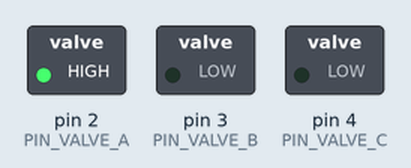
This sketch was run on a simulated Arduino Uno, built with avr-gcc and run on an emulated ATmega328P. On the bench: switched loads named in the sketch (green lamp = pin HIGH). What the sketch prints to the serial monitor is not drawn.

Above: at 0.2 s.
At 0.7 s:
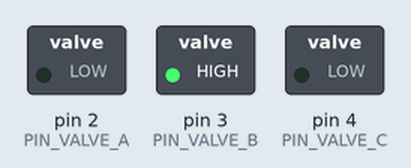
At 2.7 s:
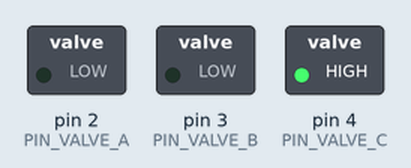
Timing chart, 0 to 3.5 s (numbered marks = the images above):
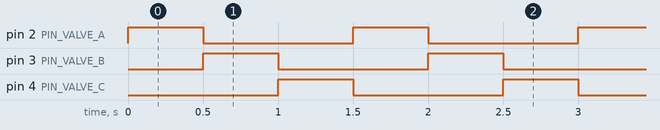

The sketch:

motor_control.ino
```cpp
/*
 * motor_control.ino
 * -----------------
 * Arduino control sketch for a 3-cylinder MRI-compatible
 * pneumatic/hydraulic rotary motor.
 *
 * Operating principle
 * -------------------
 * Three solenoid valves (A, B, C) pressurise the three cylinders in
 * sequence, each offset by 120° of shaft rotation.  Only ONE valve is
 * energised at a time ("A on → B, C off"), giving a clean square-wave
 * commutation.
 *
 * Timing (matches the hand-drawn timing graph)
 * ---------------------------------------------
 *   Full revolution  : 1.5 s
 *   Phase per valve  : 0.5 s  (= 1/3 of cycle)
 *   Sequence         : A → B → C → A → …
 *
 * Non-blocking design
 * -------------------
 * millis() is used instead of delay() so the main loop remains free to
 * read additional inputs (speed potentiometer, direction switch, encoder)
 * without missing a timing event.
 *
 * Hardware wiring
 * ---------------
 *   Digital pin 2  →  Valve A solenoid driver (MOSFET gate / relay coil)
 *   Digital pin 3  →  Valve B solenoid driver
 *   Digital pin 4  →  Valve C solenoid driver
 *
 * Author: Sam Tsang (MRI Actuator Project)
 */

// ---------------------------------------------------------------------------
// Pin definitions
// ---------------------------------------------------------------------------
const int PIN_VALVE_A = 2;
const int PIN_VALVE_B = 3;
const int PIN_VALVE_C = 4;

// ---------------------------------------------------------------------------
// Timing constants
// ---------------------------------------------------------------------------
// Duration each valve stays ON (milliseconds).
// 1500 ms total cycle ÷ 3 phases = 500 ms per phase.
unsigned long PHASE_DURATION_MS = 500UL;

// ---------------------------------------------------------------------------
// State machine
// ---------------------------------------------------------------------------
// The motor cycles through three phases: 0 = A on, 1 = B on, 2 = C on.
uint8_t currentPhase = 0;

// Stores the millis() timestamp when the current phase started.
unsigned long phaseStartTime = 0;

// ---------------------------------------------------------------------------
// Helper: activate exactly one valve, de-energise the other two.
// ---------------------------------------------------------------------------
void setValves(bool a, bool b, bool c) {
  digitalWrite(PIN_VALVE_A, a ? HIGH : LOW);
  digitalWrite(PIN_VALVE_B, b ? HIGH : LOW);
  digitalWrite(PIN_VALVE_C, c ? HIGH : LOW);
}

// ---------------------------------------------------------------------------
// Setup
// ---------------------------------------------------------------------------
void setup() {
  // Configure valve pins as outputs and make sure all valves start closed.
  pinMode(PIN_VALVE_A, OUTPUT);
  pinMode(PIN_VALVE_B, OUTPUT);
  pinMode(PIN_VALVE_C, OUTPUT);
  setValves(false, false, false);

  // Optional: serial monitor for debugging the phase transitions.
  Serial.begin(9600);
  Serial.println("MRI Motor Controller — ready.");

  // Start the sequence with Valve A.
  currentPhase   = 0;
  phaseStartTime = millis();
  setValves(true, false, false);   // Phase 0: A on, B & C off
  Serial.println("Phase 0 → Valve A ON");
}

// ---------------------------------------------------------------------------
// Main loop (non-blocking)
// ---------------------------------------------------------------------------
void loop() {
  unsigned long now = millis();

  // Check whether the current phase has completed its 500 ms window.
  if (now - phaseStartTime >= PHASE_DURATION_MS) {
    // Advance to the next phase, wrapping around after phase 2.
    currentPhase = (currentPhase + 1) % 3;
    phaseStartTime = now;            // Reset phase timer.

    // Activate the appropriate valve for the new phase.
    switch (currentPhase) {
      case 0:
        setValves(true, false, false);   // A on, B & C off
        Serial.println("Phase 0 → Valve A ON");
        break;
      case 1:
        setValves(false, true, false);   // B on, A & C off
        Serial.println("Phase 1 → Valve B ON");
        break;
      case 2:
        setValves(false, false, true);   // C on, A & B off
        Serial.println("Phase 2 → Valve C ON");
        break;
    }
  }

  // -------------------------------------------------------------------------
  // FUTURE EXPANSION HOOKS
  // -------------------------------------------------------------------------
  // The loop is free here.  Add your sensor reads, e.g.:
  //
  //   int speedPot = analogRead(A0);
  //   PHASE_DURATION_MS = map(speedPot, 0, 1023, 200, 2000); // 0.2–2 s/phase
  //
  //   bool dirPin = digitalRead(5);  // reverse sequence order for CW/CCW
  // -------------------------------------------------------------------------
}
```

Measured:
- by itself, pin 2 (PIN_VALVE_A), pin 3 (PIN_VALVE_B), pin 4 (PIN_VALVE_C): alternates HIGH for 0.50 s and LOW for 1.0 s
- by itself, everything shown: repeats every 1.5 s, in 3 steps
